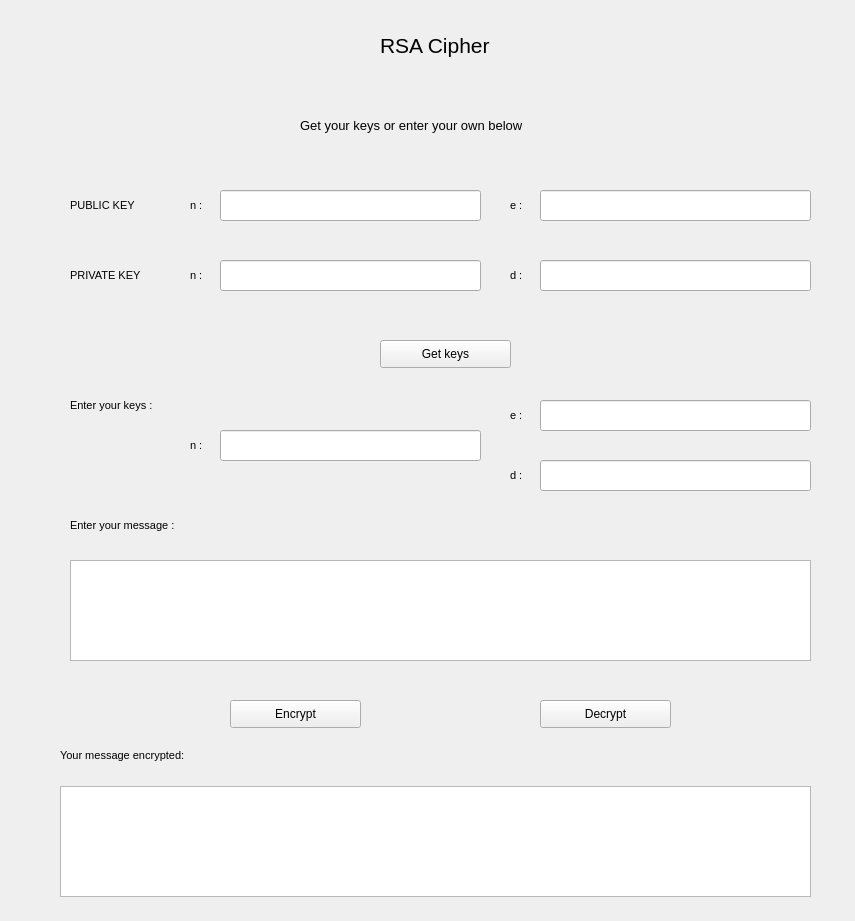
<?xml version="1.0" encoding="UTF-8"?>
<ui version="4.0">
 <class>Form</class>
 <widget class="QWidget" name="Form">
  <property name="geometry">
   <rect>
    <x>0</x>
    <y>0</y>
    <width>855</width>
    <height>921</height>
   </rect>
  </property>
  <property name="windowTitle">
   <string>Form</string>
  </property>
  <widget class="QLabel" name="txt_title">
   <property name="geometry">
    <rect>
     <x>380</x>
     <y>20</y>
     <width>141</width>
     <height>51</height>
    </rect>
   </property>
   <property name="font">
    <font>
     <pointsize>16</pointsize>
    </font>
   </property>
   <property name="text">
    <string>RSA Cipher</string>
   </property>
  </widget>
  <widget class="QLabel" name="txt_subtitle">
   <property name="geometry">
    <rect>
     <x>300</x>
     <y>100</y>
     <width>291</width>
     <height>51</height>
    </rect>
   </property>
   <property name="font">
    <font>
     <pointsize>10</pointsize>
    </font>
   </property>
   <property name="text">
    <string>Get your keys or enter your own below</string>
   </property>
  </widget>
  <widget class="QPushButton" name="button_getkey">
   <property name="geometry">
    <rect>
     <x>380</x>
     <y>340</y>
     <width>131</width>
     <height>28</height>
    </rect>
   </property>
   <property name="text">
    <string>Get keys</string>
   </property>
  </widget>
  <widget class="QLabel" name="txt_public_key">
   <property name="geometry">
    <rect>
     <x>70</x>
     <y>190</y>
     <width>71</width>
     <height>31</height>
    </rect>
   </property>
   <property name="font">
    <font>
     <pointsize>8</pointsize>
    </font>
   </property>
   <property name="text">
    <string>PUBLIC KEY</string>
   </property>
  </widget>
  <widget class="QLineEdit" name="n_get_publickeyvalue">
   <property name="geometry">
    <rect>
     <x>220</x>
     <y>190</y>
     <width>261</width>
     <height>31</height>
    </rect>
   </property>
  </widget>
  <widget class="QLineEdit" name="n_get_privatekeyvalue">
   <property name="geometry">
    <rect>
     <x>220</x>
     <y>260</y>
     <width>261</width>
     <height>31</height>
    </rect>
   </property>
  </widget>
  <widget class="QLabel" name="txt_enter_msg">
   <property name="geometry">
    <rect>
     <x>70</x>
     <y>510</y>
     <width>161</width>
     <height>31</height>
    </rect>
   </property>
   <property name="font">
    <font>
     <pointsize>8</pointsize>
    </font>
   </property>
   <property name="text">
    <string>Enter your message :</string>
   </property>
  </widget>
  <widget class="QTextEdit" name="input_msg">
   <property name="geometry">
    <rect>
     <x>70</x>
     <y>560</y>
     <width>741</width>
     <height>101</height>
    </rect>
   </property>
  </widget>
  <widget class="QPushButton" name="button_encrypt">
   <property name="geometry">
    <rect>
     <x>230</x>
     <y>700</y>
     <width>131</width>
     <height>28</height>
    </rect>
   </property>
   <property name="text">
    <string>Encrypt</string>
   </property>
  </widget>
  <widget class="QTextEdit" name="output_msg">
   <property name="geometry">
    <rect>
     <x>60</x>
     <y>786</y>
     <width>751</width>
     <height>111</height>
    </rect>
   </property>
  </widget>
  <widget class="QLabel" name="txt_output_msg">
   <property name="geometry">
    <rect>
     <x>60</x>
     <y>740</y>
     <width>161</width>
     <height>31</height>
    </rect>
   </property>
   <property name="font">
    <font>
     <pointsize>8</pointsize>
    </font>
   </property>
   <property name="text">
    <string>Your message encrypted:</string>
   </property>
  </widget>
  <widget class="QPushButton" name="button_decrypt">
   <property name="geometry">
    <rect>
     <x>540</x>
     <y>700</y>
     <width>131</width>
     <height>28</height>
    </rect>
   </property>
   <property name="text">
    <string>Decrypt</string>
   </property>
  </widget>
  <widget class="QLabel" name="txt_private_key">
   <property name="geometry">
    <rect>
     <x>70</x>
     <y>260</y>
     <width>81</width>
     <height>31</height>
    </rect>
   </property>
   <property name="font">
    <font>
     <pointsize>8</pointsize>
    </font>
   </property>
   <property name="text">
    <string>PRIVATE KEY</string>
   </property>
  </widget>
  <widget class="QLineEdit" name="d_get_privatekeyvalue">
   <property name="geometry">
    <rect>
     <x>540</x>
     <y>260</y>
     <width>271</width>
     <height>31</height>
    </rect>
   </property>
  </widget>
  <widget class="QLineEdit" name="e_get_publickeyvalue">
   <property name="geometry">
    <rect>
     <x>540</x>
     <y>190</y>
     <width>271</width>
     <height>31</height>
    </rect>
   </property>
  </widget>
  <widget class="QLabel" name="txt_publickey_n">
   <property name="geometry">
    <rect>
     <x>190</x>
     <y>190</y>
     <width>21</width>
     <height>31</height>
    </rect>
   </property>
   <property name="font">
    <font>
     <pointsize>8</pointsize>
    </font>
   </property>
   <property name="text">
    <string>n :</string>
   </property>
  </widget>
  <widget class="QLabel" name="txt_privatekey_n">
   <property name="geometry">
    <rect>
     <x>190</x>
     <y>260</y>
     <width>21</width>
     <height>31</height>
    </rect>
   </property>
   <property name="font">
    <font>
     <pointsize>8</pointsize>
    </font>
   </property>
   <property name="text">
    <string>n :</string>
   </property>
  </widget>
  <widget class="QLabel" name="txt_privatekey_d">
   <property name="geometry">
    <rect>
     <x>510</x>
     <y>260</y>
     <width>21</width>
     <height>31</height>
    </rect>
   </property>
   <property name="font">
    <font>
     <pointsize>8</pointsize>
    </font>
   </property>
   <property name="text">
    <string>d :</string>
   </property>
  </widget>
  <widget class="QLabel" name="txt_publickey_e">
   <property name="geometry">
    <rect>
     <x>510</x>
     <y>190</y>
     <width>21</width>
     <height>31</height>
    </rect>
   </property>
   <property name="font">
    <font>
     <pointsize>8</pointsize>
    </font>
   </property>
   <property name="text">
    <string>e :</string>
   </property>
  </widget>
  <widget class="QLabel" name="txt_enter_keys">
   <property name="geometry">
    <rect>
     <x>70</x>
     <y>390</y>
     <width>181</width>
     <height>31</height>
    </rect>
   </property>
   <property name="font">
    <font>
     <pointsize>8</pointsize>
    </font>
   </property>
   <property name="text">
    <string>Enter your keys :</string>
   </property>
  </widget>
  <widget class="QLineEdit" name="n_inputvalue">
   <property name="geometry">
    <rect>
     <x>220</x>
     <y>430</y>
     <width>261</width>
     <height>31</height>
    </rect>
   </property>
  </widget>
  <widget class="QLabel" name="txt_n_input">
   <property name="geometry">
    <rect>
     <x>190</x>
     <y>430</y>
     <width>21</width>
     <height>31</height>
    </rect>
   </property>
   <property name="font">
    <font>
     <pointsize>8</pointsize>
    </font>
   </property>
   <property name="text">
    <string>n :</string>
   </property>
  </widget>
  <widget class="QLineEdit" name="e_inputvalue">
   <property name="geometry">
    <rect>
     <x>540</x>
     <y>400</y>
     <width>271</width>
     <height>31</height>
    </rect>
   </property>
  </widget>
  <widget class="QLabel" name="txt_d_input">
   <property name="geometry">
    <rect>
     <x>510</x>
     <y>460</y>
     <width>21</width>
     <height>31</height>
    </rect>
   </property>
   <property name="font">
    <font>
     <pointsize>8</pointsize>
    </font>
   </property>
   <property name="text">
    <string>d :</string>
   </property>
  </widget>
  <widget class="QLineEdit" name="d_inputvalue">
   <property name="geometry">
    <rect>
     <x>540</x>
     <y>460</y>
     <width>271</width>
     <height>31</height>
    </rect>
   </property>
  </widget>
  <widget class="QLabel" name="txt_e_input">
   <property name="geometry">
    <rect>
     <x>510</x>
     <y>400</y>
     <width>21</width>
     <height>31</height>
    </rect>
   </property>
   <property name="font">
    <font>
     <pointsize>8</pointsize>
    </font>
   </property>
   <property name="text">
    <string>e :</string>
   </property>
  </widget>
 </widget>
 <resources/>
 <connections/>
</ui>
